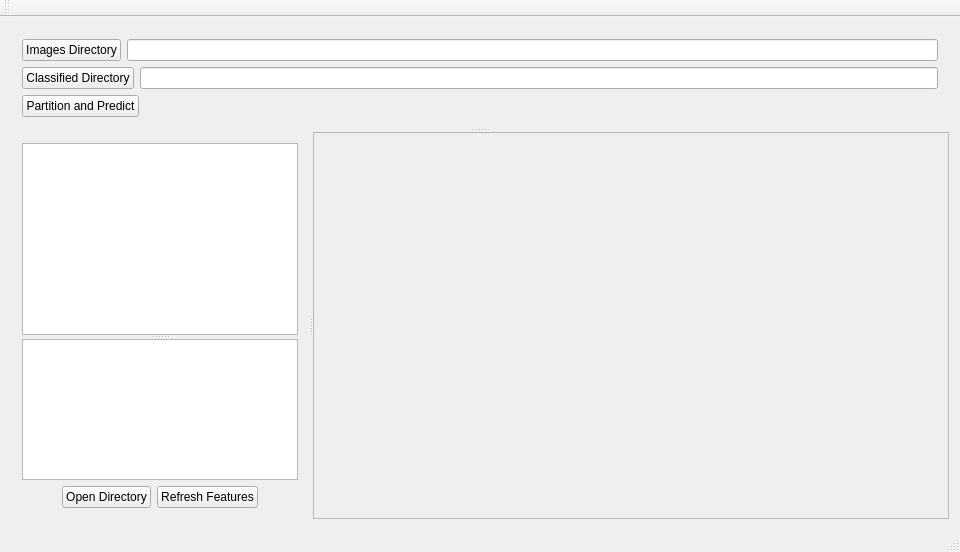
<?xml version="1.0" encoding="UTF-8"?>
<ui version="4.0">
 <class>EcoCensus</class>
 <widget class="QMainWindow" name="EcoCensus">
  <property name="geometry">
   <rect>
    <x>0</x>
    <y>0</y>
    <width>960</width>
    <height>552</height>
   </rect>
  </property>
  <property name="windowTitle">
   <string>EcoCensus</string>
  </property>
  <widget class="QWidget" name="centralWidget">
   <layout class="QGridLayout" name="gridLayout">
    <item row="0" column="0">
     <widget class="QSplitter" name="splitter_3">
      <property name="orientation">
       <enum>Qt::Vertical</enum>
      </property>
      <widget class="QWidget" name="layoutWidget">
       <layout class="QVBoxLayout" name="verticalLayout_2">
        <item>
         <layout class="QHBoxLayout" name="horizontalLayout_4">
          <item>
           <widget class="QPushButton" name="openButton">
            <property name="sizePolicy">
             <sizepolicy hsizetype="Minimum" vsizetype="Fixed">
              <horstretch>0</horstretch>
              <verstretch>0</verstretch>
             </sizepolicy>
            </property>
            <property name="text">
             <string>Images Directory</string>
            </property>
           </widget>
          </item>
          <item>
           <widget class="QLineEdit" name="rootUrl">
            <property name="toolTip">
             <string>&lt;html&gt;&lt;head/&gt;&lt;body&gt;&lt;p&gt;Root directory to find images to classify&lt;/p&gt;&lt;/body&gt;&lt;/html&gt;</string>
            </property>
            <property name="text">
             <string/>
            </property>
           </widget>
          </item>
         </layout>
        </item>
        <item>
         <layout class="QHBoxLayout" name="horizontalLayout_9">
          <item>
           <widget class="QPushButton" name="getDirPos">
            <property name="text">
             <string>Classified Directory</string>
            </property>
           </widget>
          </item>
          <item>
           <widget class="QLineEdit" name="destUrl">
            <property name="toolTip">
             <string>&lt;html&gt;&lt;head/&gt;&lt;body&gt;&lt;p&gt;Destination directory for partitions to be sorted into, if blank, uses the Root directory&lt;/p&gt;&lt;/body&gt;&lt;/html&gt;</string>
            </property>
            <property name="text">
             <string/>
            </property>
           </widget>
          </item>
         </layout>
        </item>
        <item>
         <layout class="QHBoxLayout" name="horizontalLayout_2">
          <item>
           <widget class="QPushButton" name="button_predict">
            <property name="text">
             <string>Partition and Predict</string>
            </property>
           </widget>
          </item>
          <item>
           <spacer name="horizontalSpacer_3">
            <property name="orientation">
             <enum>Qt::Horizontal</enum>
            </property>
            <property name="sizeHint" stdset="0">
             <size>
              <width>40</width>
              <height>20</height>
             </size>
            </property>
           </spacer>
          </item>
         </layout>
        </item>
       </layout>
      </widget>
      <widget class="QSplitter" name="splitter_2">
       <property name="orientation">
        <enum>Qt::Horizontal</enum>
       </property>
       <widget class="QWidget" name="layoutWidget">
        <layout class="QVBoxLayout" name="verticalLayout">
         <item>
          <widget class="QSplitter" name="splitter">
           <property name="sizePolicy">
            <sizepolicy hsizetype="MinimumExpanding" vsizetype="Expanding">
             <horstretch>0</horstretch>
             <verstretch>0</verstretch>
            </sizepolicy>
           </property>
           <property name="orientation">
            <enum>Qt::Vertical</enum>
           </property>
           <widget class="QListWidget" name="listWidget">
            <property name="sizePolicy">
             <sizepolicy hsizetype="MinimumExpanding" vsizetype="MinimumExpanding">
              <horstretch>0</horstretch>
              <verstretch>0</verstretch>
             </sizepolicy>
            </property>
           </widget>
           <widget class="QListWidget" name="dirList">
            <property name="sizePolicy">
             <sizepolicy hsizetype="MinimumExpanding" vsizetype="Expanding">
              <horstretch>0</horstretch>
              <verstretch>0</verstretch>
             </sizepolicy>
            </property>
           </widget>
          </widget>
         </item>
         <item>
          <layout class="QHBoxLayout" name="horizontalLayout">
           <item>
            <spacer name="horizontalSpacer">
             <property name="orientation">
              <enum>Qt::Horizontal</enum>
             </property>
             <property name="sizeType">
              <enum>QSizePolicy::Minimum</enum>
             </property>
             <property name="sizeHint" stdset="0">
              <size>
               <width>40</width>
               <height>20</height>
              </size>
             </property>
            </spacer>
           </item>
           <item>
            <widget class="QPushButton" name="openButton_2">
             <property name="text">
              <string>Open Directory</string>
             </property>
            </widget>
           </item>
           <item>
            <widget class="QPushButton" name="pushButton">
             <property name="text">
              <string>Refresh Features</string>
             </property>
            </widget>
           </item>
           <item>
            <spacer name="horizontalSpacer_2">
             <property name="orientation">
              <enum>Qt::Horizontal</enum>
             </property>
             <property name="sizeType">
              <enum>QSizePolicy::Minimum</enum>
             </property>
             <property name="sizeHint" stdset="0">
              <size>
               <width>40</width>
               <height>20</height>
              </size>
             </property>
            </spacer>
           </item>
          </layout>
         </item>
        </layout>
       </widget>
       <widget class="QScrollArea" name="imageScroll">
        <property name="sizePolicy">
         <sizepolicy hsizetype="MinimumExpanding" vsizetype="Expanding">
          <horstretch>1</horstretch>
          <verstretch>0</verstretch>
         </sizepolicy>
        </property>
        <property name="widgetResizable">
         <bool>true</bool>
        </property>
        <widget class="QWidget" name="scrollAreaWidgetContents">
         <property name="geometry">
          <rect>
           <x>0</x>
           <y>0</y>
           <width>624</width>
           <height>351</height>
          </rect>
         </property>
         <layout class="QGridLayout" name="gridLayout_2">
          <item row="0" column="0">
           <widget class="QLabel" name="imageLabel">
            <property name="text">
             <string/>
            </property>
           </widget>
          </item>
         </layout>
        </widget>
       </widget>
      </widget>
     </widget>
    </item>
   </layout>
  </widget>
  <widget class="QMenuBar" name="menuBar">
   <property name="geometry">
    <rect>
     <x>0</x>
     <y>0</y>
     <width>960</width>
     <height>26</height>
    </rect>
   </property>
  </widget>
  <widget class="QToolBar" name="mainToolBar">
   <attribute name="toolBarArea">
    <enum>TopToolBarArea</enum>
   </attribute>
   <attribute name="toolBarBreak">
    <bool>false</bool>
   </attribute>
  </widget>
  <widget class="QStatusBar" name="statusBar"/>
 </widget>
 <layoutdefault spacing="6" margin="11"/>
 <resources/>
 <connections/>
</ui>
